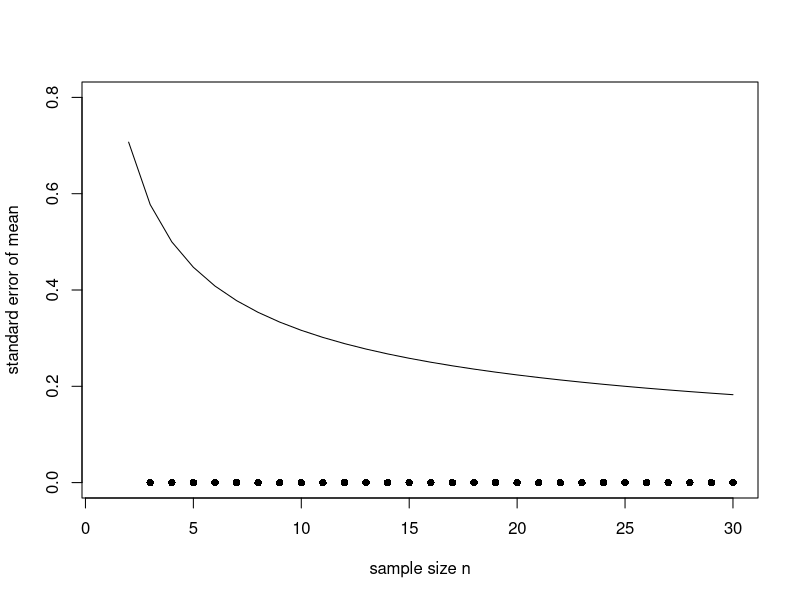
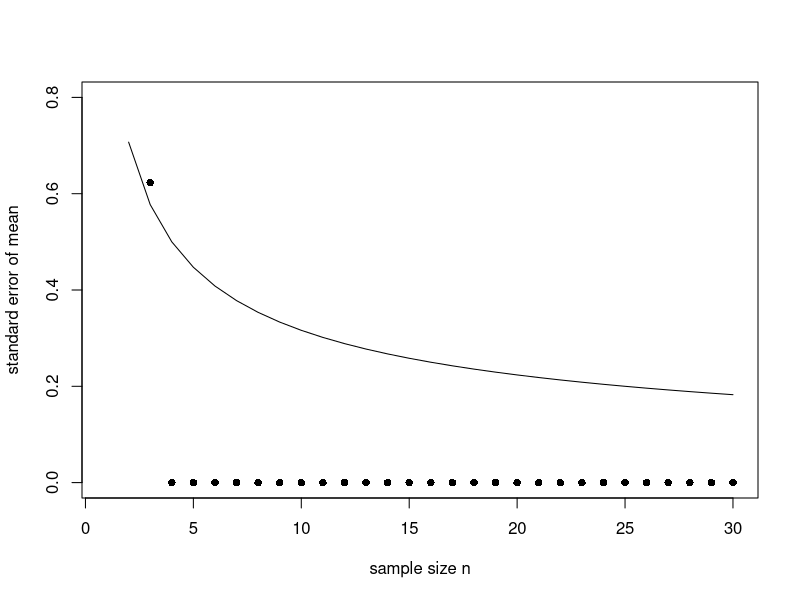
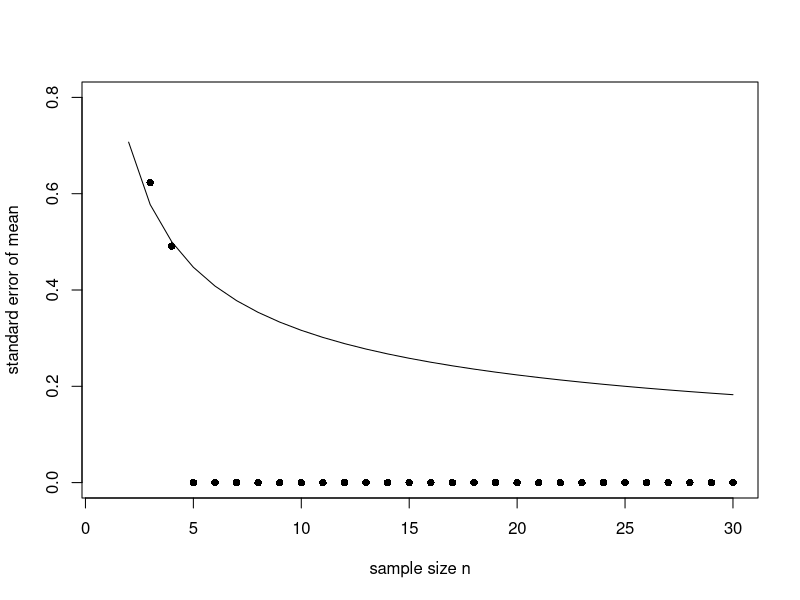
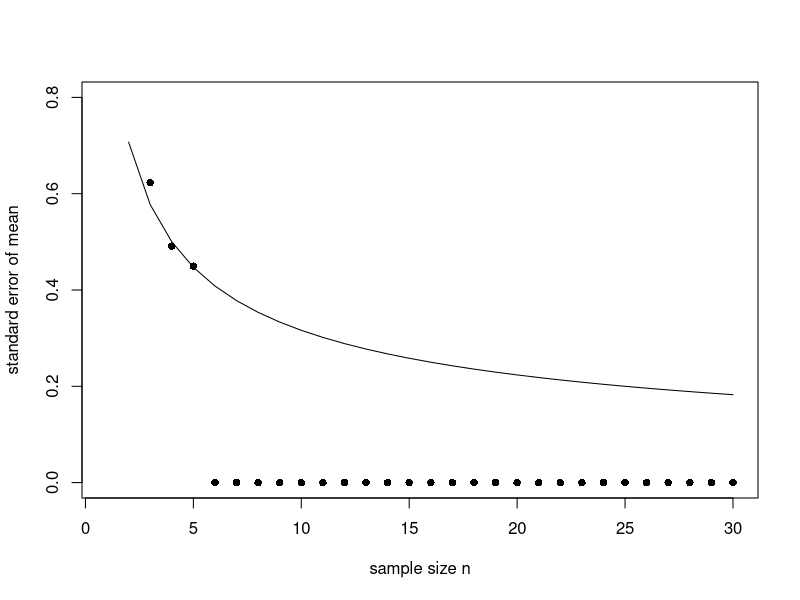
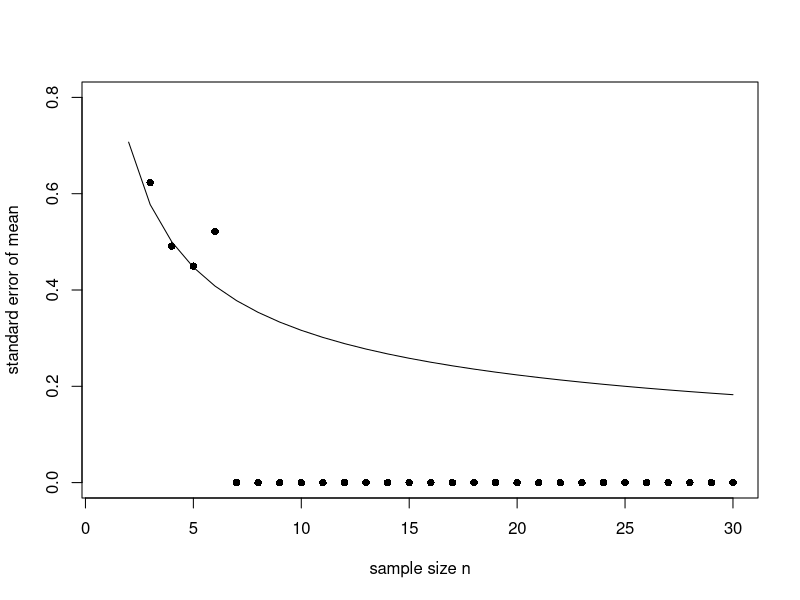
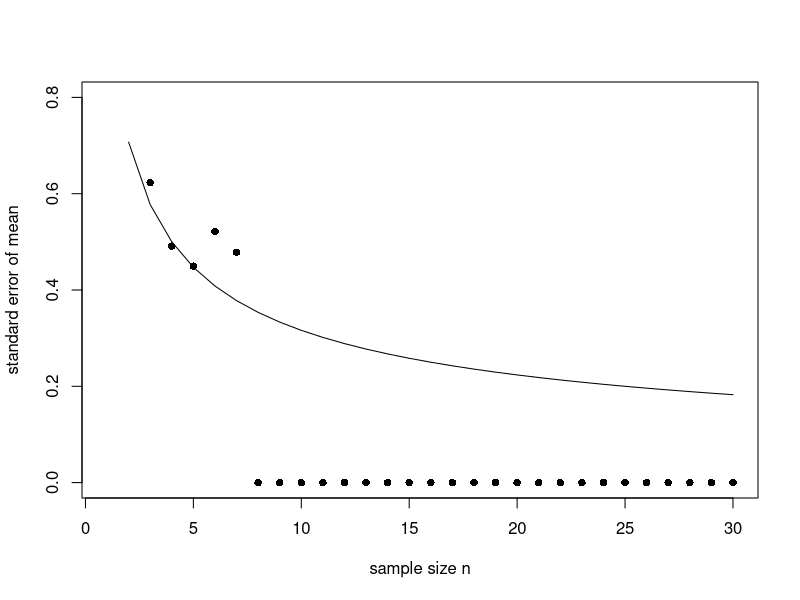
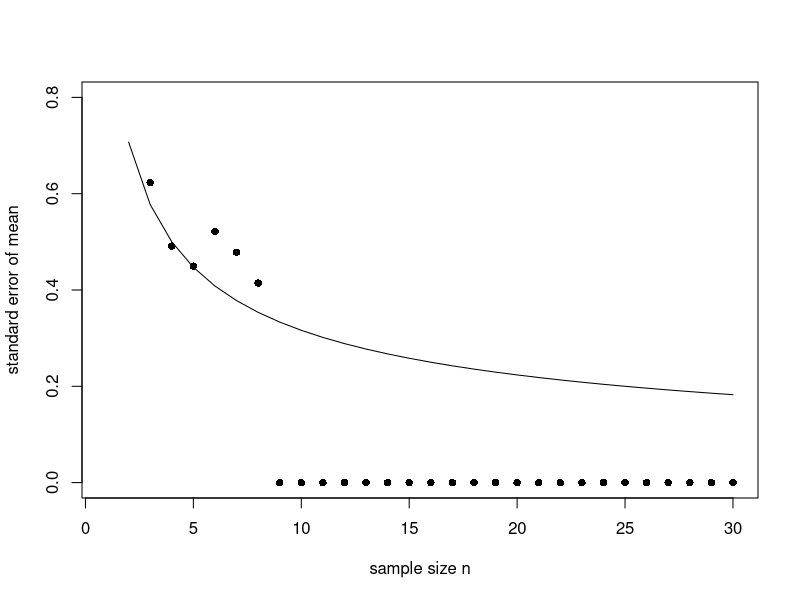
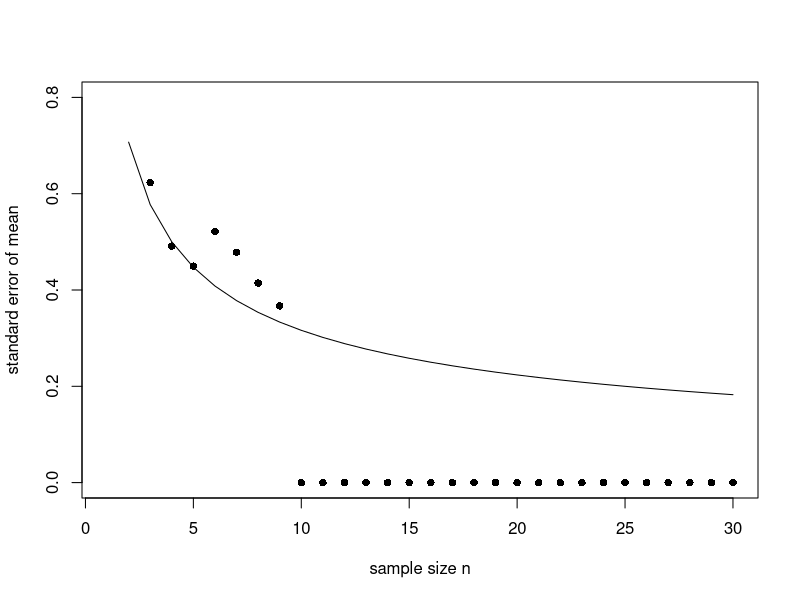

The R source for these figures, in order:

## Unrelibility

se <- function(x) sqrt(var(x)/length(x))

ci95 <- function(x) {
  t.value <- qt(0.975,length(x)-1) 
  standard.error <- se(x) 
  ci <- t.value*standard.error
  cat("95 Confidence Interval = ", mean(x) -ci, "to ", mean(x) +ci,"\n") }

x <- rnorm(150,25,3) 
ci95(x)


xv <- rnorm(30)
sem <- numeric(30)
sem[1] <- NA 
for(i in 2:30){
  sem[i] <- se(xv[1:i])
plot(1:30,sem,ylim=c(0,0.8), 
     ylab="standard error of mean",xlab="sample size n",pch=16)
lines(2:30,1/sqrt(2:30))
}
